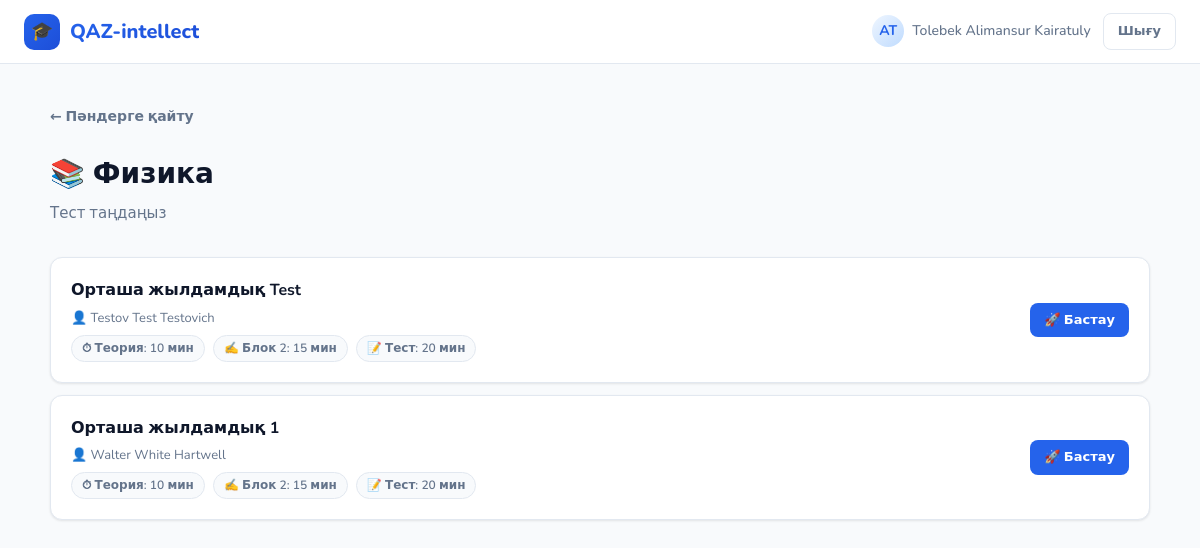
Screenshot of /subject/2/ (signed in) with the database file from the repository.
### core/models.py (models this page shows, shortened)
class User(AbstractUser):
    ROLE_STUDENT = 'student'
    ROLE_TEACHER = 'teacher'
    ROLE_CHOICES = [
        (ROLE_STUDENT, 'Оқушы'),
        (ROLE_TEACHER, 'Мұғалім'),
    ]
    role = models.CharField(max_length=20, choices=ROLE_CHOICES, default=ROLE_STUDENT)
    subjects = models.ManyToManyField(Subject, blank=True, related_name='teachers')
    first_name = models.CharField(max_length=150)
    last_name = models.CharField(max_length=150)
    patronymic = models.CharField(max_length=150, blank=True, verbose_name='Әкесінің аты')
    @property
    def full_name(self):
        parts = [self.last_name, self.first_name, self.patronymic]
        return ' '.join(p for p in parts if p)
    @property
    def is_teacher(self):
        return self.role == self.ROLE_TEACHER

class Subject(models.Model):
    name = models.CharField(max_length=100, unique=True, verbose_name='Пән атауы')
    icon = models.CharField(max_length=10, default='📚')
    created_at = models.DateTimeField(auto_now_add=True)
    class Meta:
        verbose_name = 'Пән'
        verbose_name_plural = 'Пәндер'

class Quiz(models.Model):
    title = models.CharField(max_length=200, verbose_name='Тест атауы')
    subject = models.ForeignKey(Subject, on_delete=models.CASCADE, related_name='quizzes')
    teacher = models.ForeignKey(User, on_delete=models.CASCADE, related_name='quizzes')
    passing_score = models.IntegerField(default=60, verbose_name='Өту балы (%)')
    created_at = models.DateTimeField(auto_now_add=True)
    is_active = models.BooleanField(default=True)
    copied_from = models.ForeignKey(
        'self', null=True, blank=True,
        on_delete=models.SET_NULL,
        related_name='copies',
        verbose_name='Көшірілген тесттен'
    )
    theory_content = models.TextField(blank=True, verbose_name='Теория мазмұны')
    theory_time_minutes = models.IntegerField(default=10, verbose_name='Теорияға уақыт (мин)')
    theory_image = models.ImageField(upload_to='theory_images/', null=True, blank=True, verbose_name='Теория суреті')
    block2_time_minutes = models.IntegerField(default=15, verbose_name='2-блокқа уақыт (мин)')
    block3_time_minutes = models.IntegerField(default=20, verbose_name='3-блокқа уақыт (мин)')
    class Meta:
        verbose_name = 'Тест'
        verbose_name_plural = 'Тесттер'
        ordering = ['-created_at']

### core/views.py (the view)
# urls.py: path('subject/<int:subject_id>/', views.subject_quizzes, name='subject_quizzes'),
@login_required
def subject_quizzes(request, subject_id):
    subject = get_object_or_404(Subject, id=subject_id)
    quizzes = Quiz.objects.filter(subject=subject, is_active=True).select_related('teacher')
    attempts = {a.quiz_id: a for a in QuizAttempt.objects.filter(student=request.user)}
    quiz_list = []
    for q in quizzes:
        attempt = attempts.get(q.id)
        quiz_list.append({'quiz': q, 'attempt': attempt})
    return render(request, 'core/subject_quizzes.html', {
        'subject': subject,
        'quiz_list': quiz_list,
    })

### core/templates/core/subject_quizzes.html (shortened to what this page needs)
{% extends 'core/base.html' %}
{% block content %}
<div class="container page">
  <a href="/dashboard/" class="back-link">← Пәндерге қайту</a>
  <div class="page-header">
    <div class="page-title">{{ subject.icon }} {{ subject.name }}</div>
    <div class="page-subtitle">Тест таңдаңыз</div>
  </div>
  {% if quiz_list %}
    <div style="display:flex;flex-direction:column;gap:12px">
      {% for item in quiz_list %}
      {% with quiz=item.quiz attempt=item.attempt %}
      <div class="quiz-card">
        <div class="quiz-info">
          <div class="quiz-title">{{ quiz.title }}</div>
          <div class="quiz-teacher">👤 {{ quiz.teacher.full_name }}</div>
          <div class="quiz-meta" style="margin-top:6px;display:flex;gap:8px;flex-wrap:wrap">
            <span class="badge badge-muted">⏱ Теория: {{ quiz.theory_time_minutes }} мин</span>
            <span class="badge badge-muted">✍️ Блок 2: {{ quiz.block2_time_minutes }} мин</span>
            <span class="badge badge-muted">📝 Тест: {{ quiz.block3_time_minutes }} мин</span>
          </div>
        </div>
        <div style="flex-shrink:0">
          {% if attempt %}
            {% if attempt.status == 'completed' %}
              <div style="text-align:right">
                <a href="/quiz/results/{{ attempt.id }}/" class="btn btn-outline btn-sm">📊 Нәтиже</a>
                {% if attempt.passed %}
                  <div style="margin-top:6px"><span class="badge badge-success">✅ Өтті</span></div>
                {% else %}
                  <div style="margin-top:6px"><span class="badge badge-danger">❌ Өтпеді</span></div>
                {% endif %}
              </div>
            {% else %}
              <a href="/quiz/{{ quiz.id }}/start/" class="btn btn-primary btn-sm">▶️ Жалғастыру</a>
            {% endif %}
          {% else %}
            <a href="/quiz/{{ quiz.id }}/start/" class="btn btn-primary btn-sm">🚀 Бастау</a>
          {% endif %}
        </div>
      </div>
      {% endwith %}
      {% endfor %}
    </div>
  {% else %}
    <div class="empty-state">
      <div class="empty-icon">📝</div>
      <div class="empty-title">Тесттер жоқ</div>
      <div class="empty-desc">Бұл пән бойынша әзір тесттер жоқ</div>
    </div>
  {% endif %}
</div>
{% endblock %}

### core/templates/core/base.html (shortened to what this page needs)
{% load static %}
<!DOCTYPE html>
<html lang="kk">
<head>
  <link rel="stylesheet" href="{% static 'core/css/style.css' %}">
</head>
<body>
{% if user.is_authenticated %}
<nav class="navbar">
  <a href="/" class="nav-brand">
    <div class="nav-logo">🎓</div>
    <span class="nav-brand-text">QAZ-intellect</span>
  </a>
  <div class="nav-actions">
    <div class="nav-user">
      <div class="nav-avatar">{{ user.first_name.0 }}{{ user.last_name.0 }}</div>
      <span>{{ user.full_name }}</span>
    </div>
    <a href="/logout/" class="btn btn-ghost btn-sm">Шығу</a>
  </div>
</nav>
{% endif %}
{% block content %}{% endblock %}
</body>
</html>

### core/static/core/css/style.css (style rules this page uses)
:root { --primary: #2563EB; --primary-light: #EFF6FF; --primary-dark: #1D4ED8; --accent: #10B981; --accent-light: #ECFDF5; --warning: #F59E0B; --danger: #EF4444; --danger-light: #FEF2F2; --text: #0F172A; --text-muted: #64748B; --text-light: #94A3B8; --border: #E2E8F0; --border-focus: #93C5FD; --bg: #F8FAFC; --card: #FFFFFF; --shadow-sm: 0 1px 3px rgba(0,0,0,0.06), 0 1px 2px rgba(0,0,0,0.04); --shadow: 0 4px 16px rgba(0,0,0,0.08); --shadow-lg: 0 10px 40px rgba(0,0,0,0.12); --radius: 12px; --radius-sm: 8px; --radius-lg: 20px; --font: 'Nunito', 'DejaVu Sans', sans-serif; }
* { box-sizing: border-box; margin: 0; padding: 0; }
body { font-family: var(--font); background: var(--bg); color: var(--text); font-size: 15px; line-height: 1.6; min-height: 100vh; }
.navbar { background: var(--card); border-bottom: 1px solid var(--border); padding: 0 24px; height: 64px; display: flex; align-items: center; justify-content: space-between; position: sticky; top: 0; z-index: 100; backdrop-filter: blur(8px); }
.nav-brand { display: flex; align-items: center; gap: 10px; text-decoration: none; color: var(--text); }
.nav-logo { width: 36px; height: 36px; background: linear-gradient(135deg, var(--primary), var(--primary-dark)); border-radius: 10px; display: flex; align-items: center; justify-content: center; font-size: 18px; color: white; }
.nav-brand-text { font-size: 20px; font-weight: 800; background: linear-gradient(135deg, var(--primary), var(--primary-dark)); -webkit-background-clip: text; -webkit-text-fill-color: transparent; background-clip: text; }
.nav-actions { display: flex; align-items: center; gap: 12px; }
.nav-user { display: flex; align-items: center; gap: 8px; color: var(--text-muted); font-size: 14px; font-weight: 500; }
.nav-avatar { width: 32px; height: 32px; background: linear-gradient(135deg, var(--primary-light), #BFDBFE); border-radius: 50%; display: flex; align-items: center; justify-content: center; font-size: 14px; font-weight: 700; color: var(--primary); }
.container { max-width: 1100px; margin: 0 auto; padding: 0 24px; }
.page { padding: 40px 0 80px; }
.page-header { margin-bottom: 32px; }
.page-title { font-size: 28px; font-weight: 800; color: var(--text); margin-bottom: 4px; }
.page-subtitle { color: var(--text-muted); font-size: 15px; }
.quiz-card { background: var(--card); border: 1px solid var(--border); border-radius: var(--radius); padding: 20px; display: flex; align-items: center; justify-content: space-between; gap: 16px; transition: all 0.2s ease; box-shadow: var(--shadow-sm); }
.quiz-info { flex: 1; }
.quiz-title { font-size: 16px; font-weight: 700; margin-bottom: 4px; }
.quiz-meta { font-size: 13px; color: var(--text-muted); }
.quiz-teacher { font-size: 13px; color: var(--text-muted); margin-top: 2px; }
.btn { display: inline-flex; align-items: center; gap: 6px; padding: 10px 20px; border-radius: var(--radius-sm); font-family: var(--font); font-size: 14px; font-weight: 600; cursor: pointer; text-decoration: none; border: none; transition: all 0.2s ease; white-space: nowrap; }
.btn-primary { background: var(--primary); color: white; }
.btn-ghost { background: transparent; color: var(--text-muted); border: 1.5px solid var(--border); }
.btn-sm { padding: 7px 14px; font-size: 13px; }
.badge { display: inline-flex; align-items: center; padding: 3px 10px; border-radius: 20px; font-size: 12px; font-weight: 600; }
.badge-muted { background: var(--bg); color: var(--text-muted); border: 1px solid var(--border); }
.back-link { display: inline-flex; align-items: center; gap: 6px; color: var(--text-muted); font-size: 14px; font-weight: 600; text-decoration: none; margin-bottom: 24px; transition: color 0.15s; }

### rows the page displays
User: first_name.0 "A", last_name.0 "T", full_name "Tolebek Alimansur Kairatuly"
Subject: icon "📚", name "Физика"
Quiz: quiz "Орташа жылдамдық Test", quiz.teacher.full_name "Testov Test Testovich", quiz.theory_time_minutes "10", quiz.block2_time_minutes "15", quiz.block3_time_minutes "20"
Quiz: quiz "Орташа жылдамдық 1", quiz.teacher.full_name "Walter White Hartwell", quiz.theory_time_minutes "10", quiz.block2_time_minutes "15", quiz.block3_time_minutes "20"
